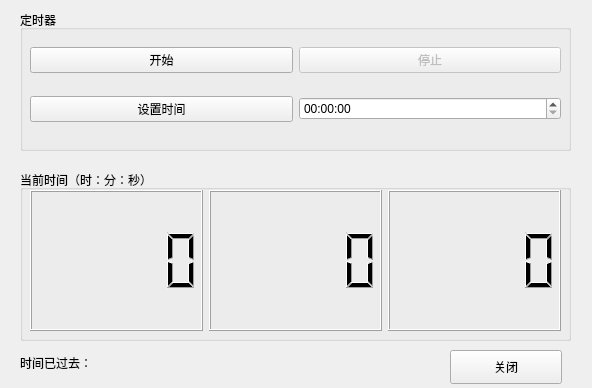
<?xml version="1.0" encoding="UTF-8"?>
<ui version="4.0">
 <class>Widget</class>
 <widget class="QWidget" name="Widget">
  <property name="geometry">
   <rect>
    <x>0</x>
    <y>0</y>
    <width>592</width>
    <height>388</height>
   </rect>
  </property>
  <property name="windowTitle">
   <string>Widget</string>
  </property>
  <widget class="QGroupBox" name="groupBox">
   <property name="geometry">
    <rect>
     <x>20</x>
     <y>10</y>
     <width>551</width>
     <height>141</height>
    </rect>
   </property>
   <property name="title">
    <string>定时器</string>
   </property>
   <widget class="QWidget" name="gridLayoutWidget">
    <property name="geometry">
     <rect>
      <x>10</x>
      <y>20</y>
      <width>531</width>
      <height>111</height>
     </rect>
    </property>
    <layout class="QGridLayout" name="gridLayout">
     <item row="0" column="0">
      <widget class="QPushButton" name="pushButton_Start">
       <property name="text">
        <string>开始</string>
       </property>
       <property name="autoExclusive">
        <bool>false</bool>
       </property>
       <property name="flat">
        <bool>false</bool>
       </property>
      </widget>
     </item>
     <item row="1" column="0">
      <widget class="QPushButton" name="pushButton_SetTime">
       <property name="text">
        <string>设置时间</string>
       </property>
      </widget>
     </item>
     <item row="0" column="1">
      <widget class="QPushButton" name="pushButton_Stop">
       <property name="enabled">
        <bool>false</bool>
       </property>
       <property name="text">
        <string>停止</string>
       </property>
       <property name="autoExclusive">
        <bool>false</bool>
       </property>
       <property name="flat">
        <bool>false</bool>
       </property>
      </widget>
     </item>
     <item row="1" column="1">
      <widget class="QTimeEdit" name="timeEdit">
       <property name="wrapping">
        <bool>false</bool>
       </property>
       <property name="frame">
        <bool>true</bool>
       </property>
      </widget>
     </item>
    </layout>
   </widget>
  </widget>
  <widget class="QGroupBox" name="groupBox_2">
   <property name="geometry">
    <rect>
     <x>20</x>
     <y>170</y>
     <width>551</width>
     <height>171</height>
    </rect>
   </property>
   <property name="title">
    <string>当前时间（时：分：秒）</string>
   </property>
   <widget class="QWidget" name="horizontalLayoutWidget">
    <property name="geometry">
     <rect>
      <x>10</x>
      <y>20</y>
      <width>531</width>
      <height>141</height>
     </rect>
    </property>
    <layout class="QHBoxLayout" name="horizontalLayout">
     <item>
      <widget class="QLCDNumber" name="lcdNumber_Hour"/>
     </item>
     <item>
      <widget class="QLCDNumber" name="lcdNumber_Minute"/>
     </item>
     <item>
      <widget class="QLCDNumber" name="lcdNumber_Second"/>
     </item>
    </layout>
   </widget>
  </widget>
  <widget class="QLabel" name="label_Reduce">
   <property name="geometry">
    <rect>
     <x>20</x>
     <y>347</y>
     <width>281</width>
     <height>31</height>
    </rect>
   </property>
   <property name="text">
    <string>时间已过去：</string>
   </property>
  </widget>
  <widget class="QPushButton" name="pushButton_4">
   <property name="geometry">
    <rect>
     <x>450</x>
     <y>350</y>
     <width>112</width>
     <height>34</height>
    </rect>
   </property>
   <property name="text">
    <string>关闭</string>
   </property>
  </widget>
 </widget>
 <resources/>
 <connections>
  <connection>
   <sender>pushButton_4</sender>
   <signal>clicked()</signal>
   <receiver>Widget</receiver>
   <slot>close()</slot>
   <hints>
    <hint type="sourcelabel">
     <x>512</x>
     <y>377</y>
    </hint>
    <hint type="destinationlabel">
     <x>510</x>
     <y>418</y>
    </hint>
   </hints>
  </connection>
 </connections>
</ui>
